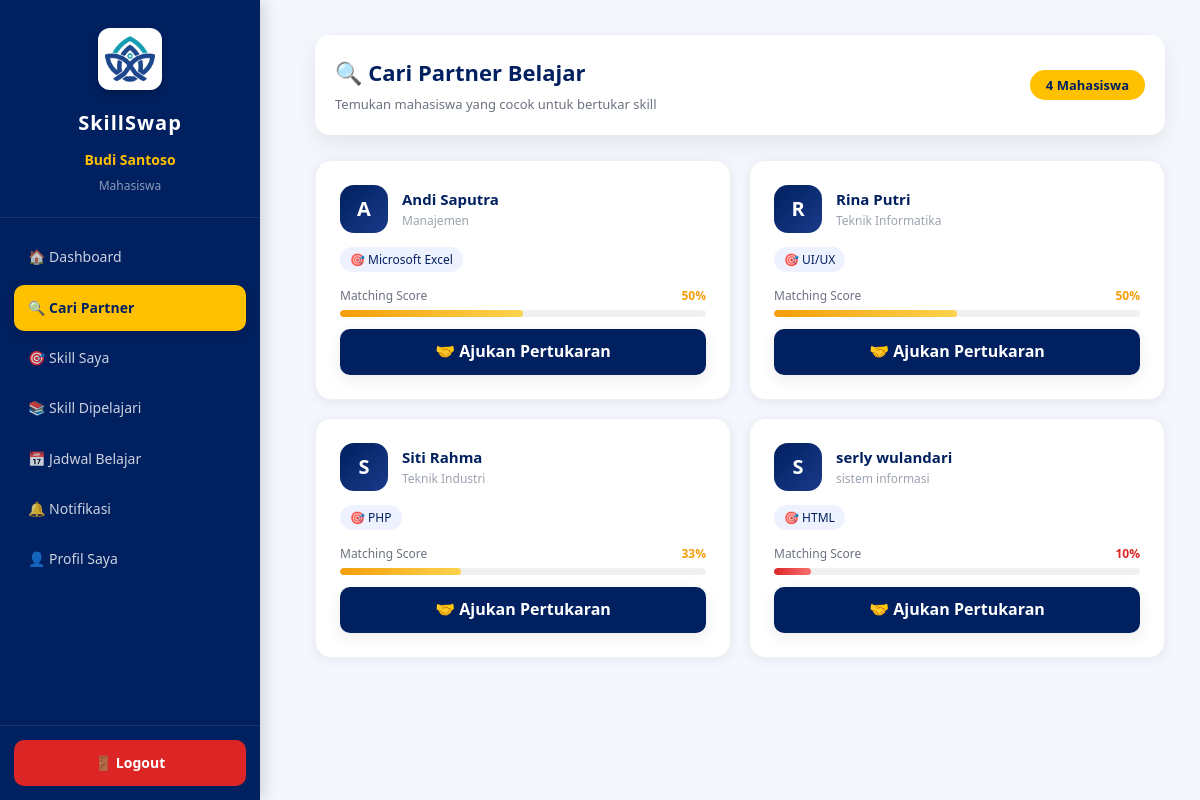
The page /mahasiswa/cari_partner.php (signed in) on the database its author committed.
### tables this page shows
CREATE TABLE `pengguna` (
  `id_pengguna` int(11) NOT NULL,
  `nama_lengkap` varchar(100) NOT NULL,
  `nim` varchar(20) NOT NULL,
  `email` varchar(100) NOT NULL,
  `kata_sandi` varchar(255) NOT NULL,
  `fakultas` varchar(100) DEFAULT NULL,
  `program_studi` varchar(100) DEFAULT NULL,
  `foto` varchar(255) DEFAULT NULL,
  `level` enum('admin','mahasiswa') DEFAULT 'mahasiswa',
  `tanggal_daftar` timestamp NOT NULL DEFAULT current_timestamp()
);

### config/koneksi.php (called while the page is built, shortened)
<?php
$host = "localhost";
$user = "root";
$pass = "";
$db   = "skillswap_kampus";
$koneksi = mysqli_connect($host, $user, $pass, $db);
mysqli_set_charset($koneksi, "utf8mb4");
function db_query($sql, $types = "", ...$params) {
    global $koneksi;
    $stmt = mysqli_prepare($koneksi, $sql);
    if ($types && $params) {
        mysqli_stmt_bind_param($stmt, $types, ...$params);
    }
    mysqli_stmt_execute($stmt);
    $result = mysqli_stmt_get_result($stmt);
    return $result;
}
?>

### mahasiswa/cari_partner.php (the view, shortened to what this page needs)
<?php
include "../config/koneksi.php";
$id_saya = (int)$_SESSION['id_pengguna'];
$res_skill_saya = db_query(
    "SELECT id_keahlian FROM keahlian_dimiliki WHERE id_pengguna = ?", "i", $id_saya);
$skill_saya = [];
while ($r = mysqli_fetch_assoc($res_skill_saya)) $skill_saya[] = (int)$r['id_keahlian'];
$res_ingin_belajar = db_query(
    "SELECT id_keahlian FROM keahlian_dipelajari WHERE id_pengguna = ?", "i", $id_saya);
$ingin_belajar = [];
while ($r = mysqli_fetch_assoc($res_ingin_belajar)) $ingin_belajar[] = (int)$r['id_keahlian'];
$data_user = db_query(
    "SELECT id_pengguna, nama_lengkap, program_studi, fakultas
     FROM pengguna
     WHERE id_pengguna != ? AND level = 'mahasiswa'
     ORDER BY nama_lengkap ASC",
    "i", $id_saya
);
$partners = [];
while ($u = mysqli_fetch_assoc($data_user)) {
    $id_p = (int)$u['id_pengguna'];
    $res_p_skill = db_query(
        "SELECT k.id_keahlian, k.nama_keahlian FROM keahlian_dimiliki kd
         JOIN keahlian k ON kd.id_keahlian=k.id_keahlian WHERE kd.id_pengguna = ?", "i", $id_p);
    $skill_partner = []; $skill_partner_names = [];
    while ($r = mysqli_fetch_assoc($res_p_skill)) {
        $skill_partner[] = (int)$r['id_keahlian'];
        $skill_partner_names[] = $r['nama_keahlian'];
    }
    $res_p_belajar = db_query(
        "SELECT id_keahlian FROM keahlian_dipelajari WHERE id_pengguna = ?", "i", $id_p);
    $belajar_partner = [];
    while ($r = mysqli_fetch_assoc($res_p_belajar)) $belajar_partner[] = (int)$r['id_keahlian'];
    $saya_bisa_ajar   = count(array_intersect($skill_saya, $belajar_partner));
    $partner_bisa_ajar= count(array_intersect($skill_partner, $ingin_belajar));
    $total_poin = $saya_bisa_ajar + $partner_bisa_ajar;
    $max_poin = max(1, count($ingin_belajar) + count($belajar_partner));
    $score = min(100, (int)round(($total_poin / $max_poin) * 100));
    if ($score < 10) $score = 10;
    $u['matching'] = $score;
    $u['skill_partner_names'] = array_slice($skill_partner_names, 0, 3);
    $partners[] = $u;
}
usort($partners, fn($a, $b) => $b['matching'] - $a['matching']);
?>
<!DOCTYPE html>
<html lang="id">
<head>
<link rel="stylesheet" href="../assets/css/style.css">
</head>
<body>
<?php include "sidebar_mahasiswa.php"; ?>
<div class="main-content">
    <div class="topbar" style="display:flex; justify-content:space-between; align-items:center;">
        <div>
            <h1 style="font-size:22px; color:var(--navy); margin:0;">🔍 Cari Partner Belajar</h1>
            <p style="color:#6b7280; font-size:13px; margin:4px 0 0;">Temukan mahasiswa yang cocok untuk bertukar skill</p>
        </div>
        <span style="background:var(--gold); color:var(--navy); padding:5px 16px; border-radius:20px; font-size:13px; font-weight:700;">
            <?= count($partners); ?> Mahasiswa
        </span>
    </div>
    <div class="partner-grid">
    <?php foreach ($partners as $u): ?>
    <div class="partner-card">
        <div class="partner-top">
            <div class="partner-avatar"><?= strtoupper(substr($u['nama_lengkap'], 0, 1)); ?></div>
            <div>
                <div class="partner-name"><?= htmlspecialchars($u['nama_lengkap']); ?></div>
                <div class="partner-prodi"><?= htmlspecialchars($u['program_studi'] ?: 'Mahasiswa'); ?></div>
            </div>
        </div>
        <?php if (!empty($u['skill_partner_names'])): ?>
        <div class="skill-tags">
            <?php foreach ($u['skill_partner_names'] as $sn): ?>
            <span class="skill-tag">🎯 <?= htmlspecialchars($sn); ?></span>
            <?php endforeach; ?>
        </div>
        <?php endif; ?>
        <div class="match-bar-wrap">
            <div class="match-label">
                <span>Matching Score</span>
                <span style="font-weight:700; color:<?= $u['matching'] >= 60 ? '#16a34a' : ($u['matching'] >= 30 ? '#f59e0b' : '#dc2626'); ?>">
                    <?= $u['matching']; ?>%
                </span>
            </div>
            <div class="match-bar">
                <div class="match-fill <?= $u['matching'] < 30 ? 'low' : ($u['matching'] < 60 ? 'mid' : ''); ?>"
                     style="width:<?= $u['matching']; ?>%"></div>
            </div>
        </div>
        <a href="proses_partner.php?id=<?= $u['id_pengguna']; ?>"
           class="btn btn-primary" style="width:100%; text-align:center; padding:10px;"
           onclick="return confirm('Ajukan permintaan pertukaran ke <?= htmlspecialchars(addslashes($u['nama_lengkap'])); ?>?')">
            🤝 Ajukan Pertukaran
        </a>
    </div>
    <?php endforeach; ?>
    </div>
</div>
</body>
</html>

### assets/css/style.css (style rules this page uses)
* { margin:0; padding:0; box-sizing:border-box; font-family:'Segoe UI',sans-serif; }
:root { --navy:#002060; --gold:#FFC000; --white:#ffffff; --bg:#f4f7fc; --success:#16a34a; --danger:#dc2626; --warning:#f59e0b; --shadow: 0 8px 25px rgba(0,0,0,.08); }
html { scroll-behavior:smooth; }
body { background:var(--bg); color:#333; overflow-x:hidden; line-height:1.6; }
.btn { display:inline-block; padding:13px 28px; border:none; border-radius:10px; text-decoration:none; cursor:pointer; font-weight:600; transition:.3s; box-shadow: 0 5px 15px rgba(0,0,0,.08); }
.btn-primary { background:var(--navy); color:white; }
.main-content { margin-left:280px; padding:35px; }
.topbar { background:white; padding:20px; border-radius:15px; margin-bottom:25px; box-shadow:var(--shadow); }

### mahasiswa/cari_partner.php (style rules this page uses)
.partner-grid { display: grid; grid-template-columns: repeat(auto-fill, minmax(300px, 1fr)); gap: 18px; margin-top: 8px; }
.partner-card { background: white; border-radius: 16px; padding: 24px; box-shadow: 0 2px 12px rgba(0,32,96,.07); border: 1.5px solid #f0f0f0; transition: border .2s, box-shadow .2s; }
.partner-top { display:flex; align-items:center; gap:14px; margin-bottom:14px; }
.partner-avatar { width: 48px; height: 48px; background: linear-gradient(135deg, var(--navy), #1a3a8a); border-radius: 14px; display: flex; align-items: center; justify-content: center; color: white; font-weight: 700; font-size: 20px; flex-shrink:0; }
.partner-name { font-weight: 700; color: var(--navy); font-size: 15px; }
.partner-prodi { font-size: 12px; color: #9ca3af; }
.match-bar-wrap { margin: 12px 0; }
.match-label { display:flex; justify-content:space-between; font-size:12px; color:#6b7280; margin-bottom:5px; }
.match-bar { height: 7px; background: #f0f0f0; border-radius: 10px; overflow: hidden; }
.match-fill { height: 100%; border-radius: 10px; background: linear-gradient(90deg, #16a34a, #4ade80); transition: width .6s; }
.match-fill.mid { background: linear-gradient(90deg, #f59e0b, #fcd34d); }
.match-fill.low { background: linear-gradient(90deg, #dc2626, #f87171); }
.skill-tags { display:flex; flex-wrap:wrap; gap:6px; margin-bottom:14px; }
.skill-tag { background:#eef2ff; color:var(--navy); padding:3px 10px; border-radius:20px; font-size:12px; font-weight:500; }

### rows shown on the page
pengguna: nama_lengkap "A", nama_lengkap "Andi Saputra", program_studi "Manajemen", sn "Microsoft Excel", matching "50"
pengguna: nama_lengkap "R", nama_lengkap "Rina Putri", program_studi "Teknik Informatika", sn "UI/UX", matching "50"
pengguna: nama_lengkap "S", nama_lengkap "Siti Rahma", program_studi "Teknik Industri", sn "PHP", matching "33"
pengguna: nama_lengkap "S", nama_lengkap "serly wulandari", program_studi "sistem informasi", sn "HTML", matching "10"

### other values the page prints
$_SESSION['nama'] "Budi Santoso"
count($partners) "4"
